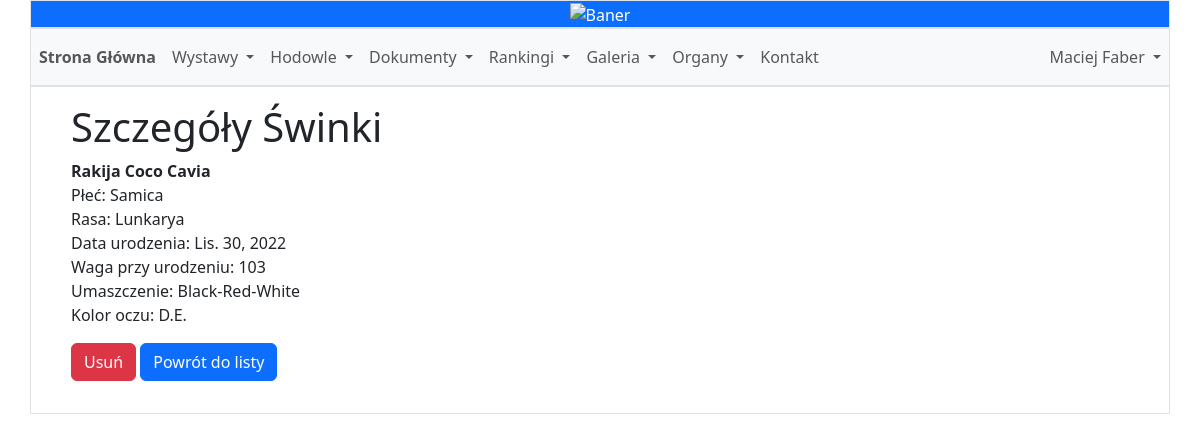
/breeder_pig_detail/434/ (signed in), run on the app's committed database.
### main_page/models.py (models this page shows, shortened)
class User(AbstractUser):
    ROLE_CHOICES = [
        ('MI', 'Miłośnik'),
        ('HP', 'Hodowca Polski'),
        ('HZ', 'Hodowca Zagraniczny'),
        ('WZ', 'Wystawca Zagraniczny'),
        ('WD', 'Wystawca standardu D')
    ]
    CLUB_CHOICES = [
        ('PL', 'Polska (CCP)'),
        ('PET', 'Wystawca standardu D - Brak klubu'),
        ('SOCHM', 'Czech Republic (SOCHM)'),
        ('SZOCHVM', 'Czech Republic (SZOCHVM)'),
        ('SK', 'Slovakia'),
        ('UA', 'Ukraine'),
        ('SE', 'Sweden'),
        ('DMK', 'Denmark (DMK)'),
        ('DMF', 'Denmark (DMF)'),
        ('FI', 'Finland'),
        ('NMK', 'Norway (NMK)'),
        ('NMF', 'Norway (NMF)'),
        ('GB', 'Great Britain'),
        ('MFD', 'Germany (MFD)'),
        ('OMNC', 'Germany (OMNC)'),
        ('NL', 'Netherlands'),
        ('FAEC', 'France (FAEC)'),
        ('CCF', 'France (CCF)'),
        ('CH', 'Switzerland'),
        ('BE', 'Belgium'),
        ('AT', 'Austria'),
        ('IT', 'Italy'),
        ('ES', 'Spain'),
        ('PT', 'Portugal'),
        ('IE', 'Ireland'),
        ('SI', 'Slovenia'),
        ('HU', 'Hungary'),
        ('USA', 'USA'),
        ('CA', 'Canada'),
        ('AU', 'Australia'),
        ('NZ', 'New Zealand'),
    ]
    COUNTRY_CHOICES = [
        ('PL', 'Polska'),
        ('CZ', 'Czech Republic'),
        ('SK', 'Slovakia'),
        ('UA', 'Ukraine'),
        ('SE', 'Sweden'),
        ('DK', 'Denmark'),
        ('FI', 'Finland'),
        ('NO', 'Norway'),
        ('GB', 'Great Britain'),
        ('DE', 'Germany'),
        ('NL', 'Netherlands'),
        ('FR', 'France'),
        ('CH', 'Switzerland'),
        ('BE', 'Belgium'),
        ('AT', 'Austria'),
        ('IT', 'Italy'),
        ('ES', 'Spain'),
        ('PT', 'Portugal'),
        ('IE', 'Ireland'),
        ('SI', 'Slovenia'),
        ('HU', 'Hungary'),
        ('USA', 'USA'),
        ('CA', 'Canada'),
        ('AU', 'Australia'),
        ('NZ', 'New Zealand'),
    ]
    birthdate = models.DateField(null=True, blank=True)
    phone_number = models.CharField(max_length=15, null=True, blank=True)
    country = models.CharField(max_length=20, choices=COUNTRY_CHOICES, blank=True)
    town = models.CharField(max_length=100, null=True, blank=True)
    postal_code = models.CharField(max_length=10, null=True, blank=True)
    registration_number = models.CharField(max_length=20, null=True, blank=True)
    role = models.CharField(max_length=20, choices=ROLE_CHOICES, blank=False)
    club = models.CharField(max_length=10, choices=CLUB_CHOICES, blank=True)
    questionnaire = models.TextField(default="")
    last_edit_date = models.DateTimeField(null=True, blank=True)

class Pig(models.Model):
    SEX_CHOICE = [
        ('Male', 'Samiec'),
        ('Female', 'Samica')
    ]
    POSITION_CHOICES = [
        ('Before', 'Before'),
        ('After', 'After'),
    ]
    name = models.CharField(max_length=150, null=False, blank=False)
    nickname = models.CharField(max_length=150, null=False, blank=True)
    sex = models.CharField(max_length=6, choices=SEX_CHOICE, default='Samiec', blank=False, null=False)
    birth_date = models.DateField(blank=True, null=True)
    birth_weight = models.PositiveIntegerField(null=True, blank=True)
    owner = models.ManyToManyField('User', blank=True, default=None, related_name="PIG_owner")
    breed = models.ForeignKey('Breed', on_delete=models.PROTECT)
    breeder = models.CharField(max_length=255, null=True, blank=True)
    father = models.ForeignKey('self', null=True, blank=True, on_delete=models.SET_NULL,
                               default=None, related_name='PIG_father', limit_choices_to={'sex': 'Male'})
    mother = models.ForeignKey('self', null=True, blank=True, on_delete=models.SET_NULL,
                               default=None, related_name='PIG_mother', limit_choices_to={'sex': 'Female'})
    colors = models.CharField(max_length=200, null=True, blank=True)
    eye_color = models.ForeignKey('EyeColor', null=True, blank=True, on_delete=models.PROTECT)
    registration_number = models.CharField(max_length=20, unique=True, null=True, blank=True)
    litter = models.ForeignKey('Litter', null=True, blank=True, on_delete=models.PROTECT,
                               default=None, related_name='PIG_litter')
    photo = models.ImageField(upload_to='zdjecia_swinek/zdjecia_uzytkownikow', null=True, blank=True)
    nickname_position = models.CharField(max_length=6, choices=POSITION_CHOICES, default='After', blank=True, null=True)
    is_in_breeding = models.BooleanField(default=False)
    is_active = models.BooleanField(default=False)
    def formatted_colors(self):
        if self.colors:
            values = ast.literal_eval(self.colors)
            result = values[0]
            result += f' {values[1]}' if values[1] != '' else ''
            if result == '':
                result += values[2]
            elif values[2] != '':
                result += f'-{values[2]}'
            if result != '' and values[3] != '':
                result += f'-{values[3]}'
            else:
                result += values[3]
            if result != '' and values[4] != '':
                result += f'-{values[4]}'
            else:
                result += values[4]
            return result
        else:
            return "Świnka jest niewidzialna"

class Breed(models.Model):
    STANDARD_CHOICES = [
        ('A', 'A'),
        ('B', 'B'),
        ('C', 'C'),
        ('D', 'D')
    ]
    name = models.CharField(max_length=150, unique=True, blank=False, null=False)
    polish_name = models.CharField(max_length=150, unique=True, blank=False, null=False)
    standard = models.CharField(max_length=2, choices=STANDARD_CHOICES, blank=False, null=False)
    description = models.TextField()

class EyeColor(models.Model):
    name = models.CharField(max_length=20, unique=True, blank=False, null=False)
    polish_name = models.CharField(max_length=150, unique=False, blank=False, null=False)
    def __str__(self):
        return self.name

### main_page/views.py (the view)
# urls.py: path('breeder_pig_detail/<int:pig_id>/', views.breeder_pig_detail, name='breeder_pig_detail'),
@login_required
def breeder_pig_detail(request, pig_id):
    pig = get_object_or_404(Pig, id=pig_id)
    if request.method == 'POST':
        delete_pig_id = request.POST.get('delete_pig_id', None)
        if delete_pig_id is not None:
            pig.delete()
            return redirect('breeder_my_pigs')
    return render(request, 'breeder_pig_detail.html', {'pig': pig})

### main_page/templates/breeder_pig_detail.html (shortened to what this page needs)
{% extends "base.html" %}
{% block content %}
    <div class="row m-3">
    <div class="col-md-6">
        <h1>Szczegóły Świnki</h1>
        <div >
            <strong>{{ pig.name }}  {% if user.username != pig.nickname %} {{pig.nickname}}{% endif %}</strong><br>
            {% if pig.sex == "Male" %}
                Płeć: Samiec<br>
            {% else %}
                Płeć: Samica<br>
            {% endif %}
            Rasa: {{ pig.breed.name }}<br>
            {% if pig.birth_date != None %}Data urodzenia: {{ pig.birth_date }}<br>{% endif %}
            {% if pig.birth_weight != None %}Waga przy urodzeniu: {{ pig.birth_weight }}<br>{% endif %}
            {% if pig.birth_weight != None %}Umaszczenie: {{ pig.formatted_colors }}<br>{% endif %}
            {% if pig.eye_color != None %}Kolor oczu: {{ pig.eye_color }}<br>{% endif %}
            <form method="post" action="{% url 'breeder_pig_detail' pig.id %}" class="mt-3 mb-3">
                <button type="submit" class="btn btn-danger">Usuń</button>
                <button type="button" class="btn btn-primary" onclick="window.location.href='{% url 'breeder_my_pigs' %}'">Powrót do listy</button>
            </form>
        </div>
    </div>
    <div class="col-md-6">
    </div>
    </div>
{% endblock %}

### main_page/templates/base.html (shortened to what this page needs)
<!DOCTYPE html>
<html lang="pl">
<head>
    <!-- {% load static %}
    <link rel="stylesheet" type="text/css" href="{% static 'css/style.css' %}">-->
    <link href="https://cdn.jsdelivr.net/npm/bootstrap@5.3.2/dist/css/bootstrap.min.css" rel="stylesheet">
</head>
<body>
    <div class="container">
		<div class="row">
			<div class="col-sm-12 p-0 border text-center bg-primary text-white">
				<img class="img-fluid w-100" src="https://gcdnb.pbrd.co/images/RrP2BAdYQW9z.jpg?o=1" alt="Baner">
			</div>
		</div>
		<div class="row">
			<div class="col-sm-12 border text-center bg-primary text-white p-0">
				<nav class="navbar navbar-expand-lg navbar-light bg-light">
					<div class="container p-0">
						<div class="collapse navbar-collapse" id="navbarNav">
							<ul class="navbar-nav">
								<li class="nav-item">
									<a class="nav-link fw-bold" href="{% url 'Main' %}">Strona Główna</a>
								</li>
								<li class="nav-item dropdown">
									<a class="nav-link dropdown-toggle" href="#" id="exhibitionsDropdown" role="button" data-bs-toggle="dropdown" aria-expanded="false">
										Wystawy
									</a>
								</li>
								<li class="nav-item dropdown">
									<a class="nav-link dropdown-toggle" href="#" id="breedingDropdown" role="button" data-bs-toggle="dropdown" aria-expanded="false">
										Hodowle
									</a>
								</li>
								<li class="nav-item dropdown">
									<a class="nav-link dropdown-toggle" href="#" id="documentsDropdown" role="button" data-bs-toggle="dropdown" aria-expanded="false">
										Dokumenty
									</a>
								</li>
								<li class="nav-item dropdown">
									<a class="nav-link dropdown-toggle" href="#" id="rankingsDropdown" role="button" data-bs-toggle="dropdown" aria-expanded="false">
										Rankingi
									</a>
								</li>
								<li class="nav-item dropdown">
									<a class="nav-link dropdown-toggle" href="#" id="galleriesDropdown" role="button" data-bs-toggle="dropdown" aria-expanded="false">
										Galeria
									</a>
								</li>
								<li class="nav-item dropdown">
									<a class="nav-link dropdown-toggle" href="#" id="lawDropdown" role="button" data-bs-toggle="dropdown" aria-expanded="false">
										Organy
									</a>
								</li>
								<li class="nav-item">
									<a class="nav-link" href="{% url 'contact' %}">Kontakt</a>
								</li>
							</ul>
							<ul class="navbar-nav ms-auto">
								{% if user.is_authenticated %}
								<li class="nav-item dropdown">
									<a class="nav-link dropdown-toggle" href="#" id="userDropdown" role="button" data-bs-toggle="dropdown" aria-expanded="false">
										{{ user.first_name }} {{ user.last_name }}
									</a>
								</li>
								{% else %}
									<li class="nav-item">
										<a class="nav-link" href="{% url 'login' %}">Zaloguj się</a>
									</li>
								{% endif %}
							</ul>
						</div>
					</div>
				</nav>
			</div>
		</div>
		<div class="row">
			<div class="col-sm-12 border">
				{% block content %}
				{% endblock %}
			</div>
		</div>
	</div>
</body>
</html>

### data on the page
User: first_name "Maciej", last_name "Faber"
Pig: name "Rakija", nickname "Coco Cavia", breed.name "Lunkarya", birth_date "Lis. 30, 2022", birth_weight "103", formatted_colors "Black-Red-White", eye_color "D.E."
